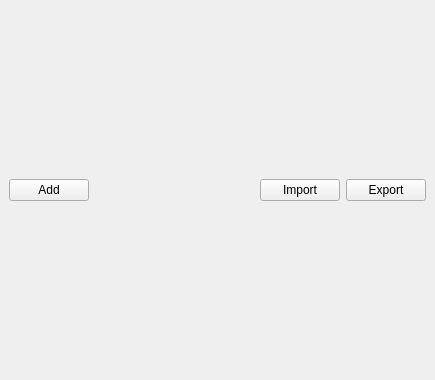
<?xml version="1.0" encoding="UTF-8"?>
<ui version="4.0">
 <class>OscSender</class>
 <widget class="QMainWindow" name="OscSender">
  <property name="geometry">
   <rect>
    <x>0</x>
    <y>0</y>
    <width>435</width>
    <height>380</height>
   </rect>
  </property>
  <property name="windowTitle">
   <string>Osc Sender</string>
  </property>
  <widget class="QWidget" name="centralwidget">
   <layout class="QVBoxLayout" name="verticalLayout_2">
    <item>
     <widget class="QFrame" name="frame">
      <property name="sizePolicy">
       <sizepolicy hsizetype="Preferred" vsizetype="Fixed">
        <horstretch>0</horstretch>
        <verstretch>0</verstretch>
       </sizepolicy>
      </property>
      <property name="frameShape">
       <enum>QFrame::NoFrame</enum>
      </property>
      <property name="frameShadow">
       <enum>QFrame::Plain</enum>
      </property>
      <property name="lineWidth">
       <number>0</number>
      </property>
      <layout class="QHBoxLayout" name="horizontalLayout_2">
       <property name="spacing">
        <number>-1</number>
       </property>
       <property name="leftMargin">
        <number>0</number>
       </property>
       <property name="topMargin">
        <number>0</number>
       </property>
       <property name="rightMargin">
        <number>0</number>
       </property>
       <property name="bottomMargin">
        <number>0</number>
       </property>
       <item>
        <layout class="QHBoxLayout" name="horizontalLayout">
         <item>
          <widget class="QPushButton" name="addContainer">
           <property name="text">
            <string>Add</string>
           </property>
          </widget>
         </item>
         <item>
          <spacer name="horizontalSpacer">
           <property name="orientation">
            <enum>Qt::Horizontal</enum>
           </property>
           <property name="sizeHint" stdset="0">
            <size>
             <width>40</width>
             <height>20</height>
            </size>
           </property>
          </spacer>
         </item>
         <item>
          <widget class="QPushButton" name="importJson">
           <property name="text">
            <string>Import</string>
           </property>
          </widget>
         </item>
         <item>
          <widget class="QPushButton" name="exportJson">
           <property name="text">
            <string>Export</string>
           </property>
          </widget>
         </item>
        </layout>
       </item>
      </layout>
     </widget>
    </item>
    <item>
     <layout class="QVBoxLayout" name="verticalLayout"/>
    </item>
   </layout>
  </widget>
 </widget>
 <resources/>
 <connections/>
</ui>
